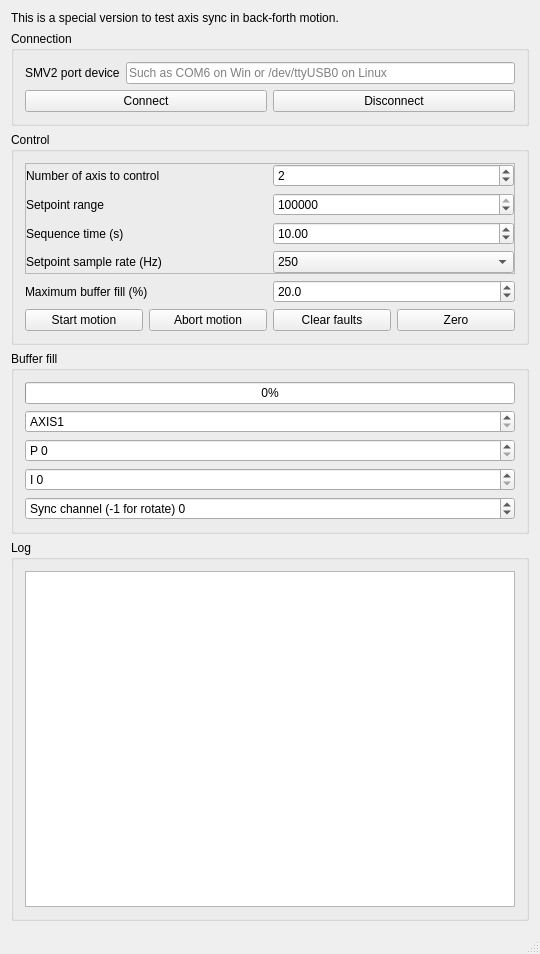
<?xml version="1.0" encoding="UTF-8"?>
<ui version="4.0">
 <class>MW</class>
 <widget class="QMainWindow" name="MW">
  <property name="geometry">
   <rect>
    <x>0</x>
    <y>0</y>
    <width>540</width>
    <height>954</height>
   </rect>
  </property>
  <property name="windowTitle">
   <string>SMV2 buffered motion stream example</string>
  </property>
  <widget class="QWidget" name="centralWidget">
   <layout class="QVBoxLayout" name="verticalLayout_3">
    <item>
     <widget class="QLabel" name="label_2">
      <property name="text">
       <string>This is a special version to test axis sync in back-forth motion.</string>
      </property>
      <property name="wordWrap">
       <bool>true</bool>
      </property>
     </widget>
    </item>
    <item>
     <widget class="QGroupBox" name="groupBox">
      <property name="title">
       <string>Connection</string>
      </property>
      <layout class="QVBoxLayout" name="verticalLayout">
       <item>
        <layout class="QHBoxLayout" name="horizontalLayout">
         <item>
          <widget class="QLabel" name="label">
           <property name="text">
            <string>SMV2 port device</string>
           </property>
          </widget>
         </item>
         <item>
          <widget class="QLineEdit" name="portName">
           <property name="placeholderText">
            <string>Such as COM6 on Win or /dev/ttyUSB0 on Linux</string>
           </property>
          </widget>
         </item>
        </layout>
       </item>
       <item>
        <layout class="QHBoxLayout" name="horizontalLayout_2">
         <item>
          <widget class="QPushButton" name="connect">
           <property name="text">
            <string>Connect</string>
           </property>
          </widget>
         </item>
         <item>
          <widget class="QPushButton" name="disconnect">
           <property name="text">
            <string>Disconnect</string>
           </property>
          </widget>
         </item>
        </layout>
       </item>
      </layout>
     </widget>
    </item>
    <item>
     <widget class="QGroupBox" name="groupBox_2">
      <property name="title">
       <string>Control</string>
      </property>
      <layout class="QVBoxLayout" name="verticalLayout_2">
       <item>
        <widget class="QFrame" name="settingsGroup">
         <property name="frameShape">
          <enum>QFrame::StyledPanel</enum>
         </property>
         <property name="frameShadow">
          <enum>QFrame::Raised</enum>
         </property>
         <layout class="QVBoxLayout" name="verticalLayout_6">
          <property name="leftMargin">
           <number>0</number>
          </property>
          <property name="topMargin">
           <number>0</number>
          </property>
          <property name="rightMargin">
           <number>0</number>
          </property>
          <property name="bottomMargin">
           <number>0</number>
          </property>
          <item>
           <layout class="QGridLayout" name="gridLayout">
            <item row="1" column="1">
             <widget class="QSpinBox" name="setpointAmpl">
              <property name="minimum">
               <number>10</number>
              </property>
              <property name="maximum">
               <number>10000000</number>
              </property>
              <property name="singleStep">
               <number>10000</number>
              </property>
              <property name="value">
               <number>100000</number>
              </property>
             </widget>
            </item>
            <item row="0" column="0">
             <widget class="QLabel" name="label_5">
              <property name="text">
               <string>Number of axis to control</string>
              </property>
             </widget>
            </item>
            <item row="0" column="1">
             <widget class="QSpinBox" name="numOfAxis">
              <property name="minimum">
               <number>1</number>
              </property>
              <property name="maximum">
               <number>16</number>
              </property>
              <property name="value">
               <number>2</number>
              </property>
             </widget>
            </item>
            <item row="2" column="0">
             <widget class="QLabel" name="label_6">
              <property name="text">
               <string>Sequence time (s)</string>
              </property>
             </widget>
            </item>
            <item row="2" column="1">
             <widget class="QDoubleSpinBox" name="setpointFreq">
              <property name="minimum">
               <double>0.100000000000000</double>
              </property>
              <property name="maximum">
               <double>100.000000000000000</double>
              </property>
              <property name="singleStep">
               <double>0.500000000000000</double>
              </property>
              <property name="value">
               <double>10.000000000000000</double>
              </property>
             </widget>
            </item>
            <item row="1" column="0">
             <widget class="QLabel" name="label_4">
              <property name="text">
               <string>Setpoint range</string>
              </property>
             </widget>
            </item>
            <item row="3" column="0">
             <widget class="QLabel" name="label_7">
              <property name="text">
               <string>Setpoint sample rate (Hz)</string>
              </property>
             </widget>
            </item>
            <item row="3" column="1">
             <widget class="QComboBox" name="samplerate">
              <property name="currentIndex">
               <number>2</number>
              </property>
              <item>
               <property name="text">
                <string>50</string>
               </property>
              </item>
              <item>
               <property name="text">
                <string>100</string>
               </property>
              </item>
              <item>
               <property name="text">
                <string>250</string>
               </property>
              </item>
              <item>
               <property name="text">
                <string>500</string>
               </property>
              </item>
              <item>
               <property name="text">
                <string>1000</string>
               </property>
              </item>
              <item>
               <property name="text">
                <string>1250</string>
               </property>
              </item>
              <item>
               <property name="text">
                <string>2500</string>
               </property>
              </item>
             </widget>
            </item>
           </layout>
          </item>
         </layout>
        </widget>
       </item>
       <item>
        <layout class="QGridLayout" name="gridLayout_2">
         <item row="1" column="0">
          <widget class="QLabel" name="label_3">
           <property name="text">
            <string>Maximum buffer fill (%)</string>
           </property>
          </widget>
         </item>
         <item row="1" column="1">
          <widget class="QDoubleSpinBox" name="maxBufferFillPercent">
           <property name="decimals">
            <number>1</number>
           </property>
           <property name="minimum">
            <double>1.000000000000000</double>
           </property>
           <property name="maximum">
            <double>100.000000000000000</double>
           </property>
           <property name="singleStep">
            <double>10.000000000000000</double>
           </property>
           <property name="value">
            <double>20.000000000000000</double>
           </property>
          </widget>
         </item>
        </layout>
       </item>
       <item>
        <layout class="QHBoxLayout" name="horizontalLayout_3">
         <item>
          <widget class="QPushButton" name="startMotion">
           <property name="text">
            <string>Start motion</string>
           </property>
          </widget>
         </item>
         <item>
          <widget class="QPushButton" name="abortMotion">
           <property name="text">
            <string>Abort motion</string>
           </property>
           <property name="shortcut">
            <string>Esc</string>
           </property>
          </widget>
         </item>
         <item>
          <widget class="QPushButton" name="clearFaults">
           <property name="text">
            <string>Clear faults</string>
           </property>
          </widget>
         </item>
         <item>
          <widget class="QPushButton" name="zero">
           <property name="text">
            <string>Zero</string>
           </property>
          </widget>
         </item>
        </layout>
       </item>
      </layout>
     </widget>
    </item>
    <item>
     <widget class="QGroupBox" name="groupBox_3">
      <property name="title">
       <string>Buffer fill</string>
      </property>
      <layout class="QVBoxLayout" name="verticalLayout_4">
       <item>
        <widget class="QProgressBar" name="bufferFill">
         <property name="value">
          <number>0</number>
         </property>
        </widget>
       </item>
       <item>
        <widget class="QSpinBox" name="axis">
         <property name="prefix">
          <string>AXIS</string>
         </property>
         <property name="minimum">
          <number>1</number>
         </property>
         <property name="maximum">
          <number>5</number>
         </property>
        </widget>
       </item>
       <item>
        <widget class="QSpinBox" name="P">
         <property name="prefix">
          <string>P </string>
         </property>
         <property name="maximum">
          <number>9999</number>
         </property>
        </widget>
       </item>
       <item>
        <widget class="QSpinBox" name="I">
         <property name="prefix">
          <string>I </string>
         </property>
         <property name="maximum">
          <number>9999</number>
         </property>
        </widget>
       </item>
       <item>
        <widget class="QSpinBox" name="sync">
         <property name="prefix">
          <string>Sync channel (-1 for rotate) </string>
         </property>
         <property name="minimum">
          <number>-1</number>
         </property>
        </widget>
       </item>
      </layout>
     </widget>
    </item>
    <item>
     <widget class="QGroupBox" name="groupBox_4">
      <property name="title">
       <string>Log</string>
      </property>
      <layout class="QVBoxLayout" name="verticalLayout_5">
       <item>
        <widget class="QPlainTextEdit" name="log"/>
       </item>
      </layout>
     </widget>
    </item>
   </layout>
  </widget>
  <widget class="QStatusBar" name="statusBar"/>
 </widget>
 <layoutdefault spacing="6" margin="11"/>
 <tabstops>
  <tabstop>portName</tabstop>
  <tabstop>connect</tabstop>
  <tabstop>disconnect</tabstop>
  <tabstop>startMotion</tabstop>
  <tabstop>abortMotion</tabstop>
  <tabstop>clearFaults</tabstop>
 </tabstops>
 <resources/>
 <connections/>
</ui>
